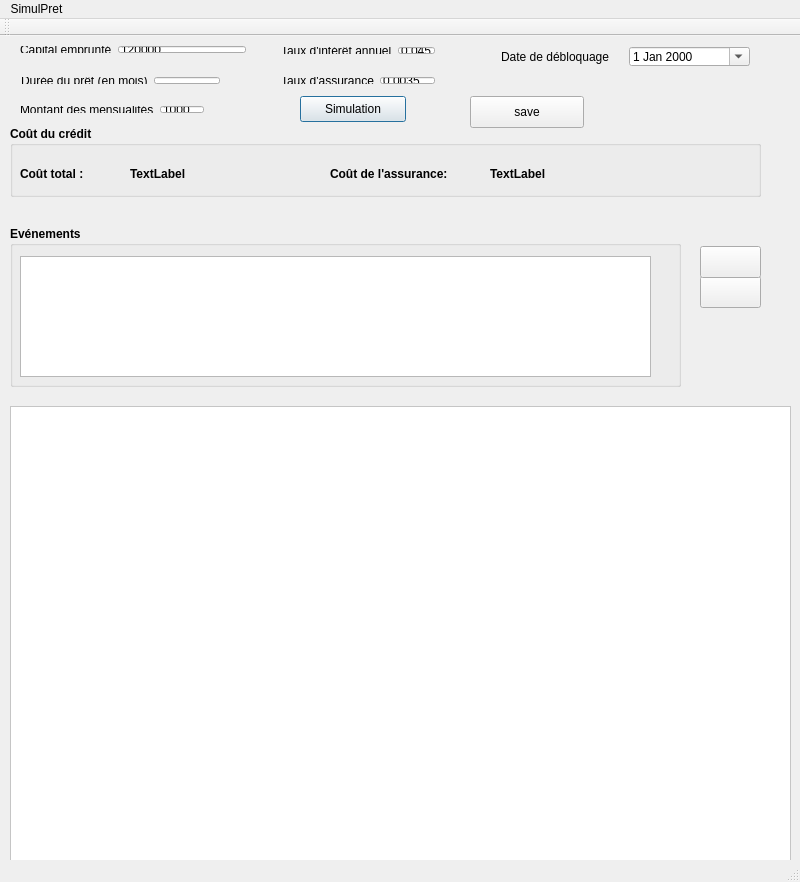
<?xml version="1.0" encoding="UTF-8"?>
<ui version="4.0">
 <class>MainWindow</class>
 <widget class="QMainWindow" name="MainWindow">
  <property name="geometry">
   <rect>
    <x>0</x>
    <y>0</y>
    <width>800</width>
    <height>882</height>
   </rect>
  </property>
  <property name="windowTitle">
   <string>MainWindow</string>
  </property>
  <widget class="QWidget" name="centralWidget">
   <widget class="QTableView" name="tableView">
    <property name="geometry">
     <rect>
      <x>10</x>
      <y>370</y>
      <width>781</width>
      <height>461</height>
     </rect>
    </property>
    <property name="palette">
     <palette>
      <active>
       <colorrole role="Button">
        <brush brushstyle="SolidPattern">
         <color alpha="255">
          <red>255</red>
          <green>255</green>
          <blue>255</blue>
         </color>
        </brush>
       </colorrole>
       <colorrole role="Base">
        <brush brushstyle="SolidPattern">
         <color alpha="255">
          <red>255</red>
          <green>255</green>
          <blue>255</blue>
         </color>
        </brush>
       </colorrole>
       <colorrole role="Window">
        <brush brushstyle="SolidPattern">
         <color alpha="255">
          <red>255</red>
          <green>255</green>
          <blue>255</blue>
         </color>
        </brush>
       </colorrole>
       <colorrole role="AlternateBase">
        <brush brushstyle="SolidPattern">
         <color alpha="255">
          <red>128</red>
          <green>128</green>
          <blue>128</blue>
         </color>
        </brush>
       </colorrole>
      </active>
      <inactive>
       <colorrole role="Button">
        <brush brushstyle="SolidPattern">
         <color alpha="255">
          <red>255</red>
          <green>255</green>
          <blue>255</blue>
         </color>
        </brush>
       </colorrole>
       <colorrole role="Base">
        <brush brushstyle="SolidPattern">
         <color alpha="255">
          <red>255</red>
          <green>255</green>
          <blue>255</blue>
         </color>
        </brush>
       </colorrole>
       <colorrole role="Window">
        <brush brushstyle="SolidPattern">
         <color alpha="255">
          <red>255</red>
          <green>255</green>
          <blue>255</blue>
         </color>
        </brush>
       </colorrole>
       <colorrole role="AlternateBase">
        <brush brushstyle="SolidPattern">
         <color alpha="255">
          <red>128</red>
          <green>128</green>
          <blue>128</blue>
         </color>
        </brush>
       </colorrole>
      </inactive>
      <disabled>
       <colorrole role="Button">
        <brush brushstyle="SolidPattern">
         <color alpha="255">
          <red>255</red>
          <green>255</green>
          <blue>255</blue>
         </color>
        </brush>
       </colorrole>
       <colorrole role="Base">
        <brush brushstyle="SolidPattern">
         <color alpha="255">
          <red>255</red>
          <green>255</green>
          <blue>255</blue>
         </color>
        </brush>
       </colorrole>
       <colorrole role="Window">
        <brush brushstyle="SolidPattern">
         <color alpha="255">
          <red>255</red>
          <green>255</green>
          <blue>255</blue>
         </color>
        </brush>
       </colorrole>
       <colorrole role="AlternateBase">
        <brush brushstyle="SolidPattern">
         <color alpha="255">
          <red>128</red>
          <green>128</green>
          <blue>128</blue>
         </color>
        </brush>
       </colorrole>
      </disabled>
     </palette>
    </property>
    <property name="styleSheet">
     <string notr="true">QTableView  {
     alternate-background-color: grey;
     background: white;
 }</string>
    </property>
    <property name="alternatingRowColors">
     <bool>true</bool>
    </property>
   </widget>
   <widget class="QWidget" name="layoutWidget">
    <property name="geometry">
     <rect>
      <x>9</x>
      <y>-1</y>
      <width>248</width>
      <height>29</height>
     </rect>
    </property>
    <layout class="QHBoxLayout" name="horizontalLayout_2">
     <item>
      <widget class="QLabel" name="labelCapitalEmprunte">
       <property name="text">
        <string>Capital emprunté</string>
       </property>
      </widget>
     </item>
     <item>
      <widget class="QLineEdit" name="capitalEmprunte">
       <property name="text">
        <string>120000</string>
       </property>
      </widget>
     </item>
    </layout>
   </widget>
   <widget class="QWidget" name="layoutWidget">
    <property name="geometry">
     <rect>
      <x>10</x>
      <y>30</y>
      <width>221</width>
      <height>29</height>
     </rect>
    </property>
    <layout class="QHBoxLayout" name="horizontalLayout">
     <item>
      <widget class="QLabel" name="labelDuree">
       <property name="text">
        <string>Durée du prêt (en mois)</string>
       </property>
      </widget>
     </item>
     <item>
      <widget class="QLineEdit" name="duree">
       <property name="text">
        <string/>
       </property>
      </widget>
     </item>
    </layout>
   </widget>
   <widget class="QWidget" name="layoutWidget">
    <property name="geometry">
     <rect>
      <x>9</x>
      <y>59</y>
      <width>206</width>
      <height>29</height>
     </rect>
    </property>
    <layout class="QHBoxLayout" name="horizontalLayout_3">
     <item>
      <widget class="QLabel" name="labelMensualite">
       <property name="text">
        <string>Montant des mensualités</string>
       </property>
      </widget>
     </item>
     <item>
      <widget class="QLineEdit" name="mensualite">
       <property name="text">
        <string>1000</string>
       </property>
      </widget>
     </item>
    </layout>
   </widget>
   <widget class="QPushButton" name="simulationButton">
    <property name="geometry">
     <rect>
      <x>300</x>
      <y>60</y>
      <width>106</width>
      <height>26</height>
     </rect>
    </property>
    <property name="text">
     <string>Simulation</string>
    </property>
    <property name="default">
     <bool>true</bool>
    </property>
   </widget>
   <widget class="QWidget" name="layoutWidget_2">
    <property name="geometry">
     <rect>
      <x>270</x>
      <y>0</y>
      <width>176</width>
      <height>29</height>
     </rect>
    </property>
    <layout class="QHBoxLayout" name="horizontalLayout_4">
     <item>
      <widget class="QLabel" name="labelTaux">
       <property name="text">
        <string>Taux d'intérêt annuel</string>
       </property>
      </widget>
     </item>
     <item>
      <widget class="QLineEdit" name="tauxPret">
       <property name="text">
        <string notr="true">0.045</string>
       </property>
      </widget>
     </item>
    </layout>
   </widget>
   <widget class="QPushButton" name="pushButton">
    <property name="geometry">
     <rect>
      <x>470</x>
      <y>60</y>
      <width>114</width>
      <height>32</height>
     </rect>
    </property>
    <property name="text">
     <string>save</string>
    </property>
   </widget>
   <widget class="QWidget" name="layoutWidget_3">
    <property name="geometry">
     <rect>
      <x>270</x>
      <y>30</y>
      <width>176</width>
      <height>29</height>
     </rect>
    </property>
    <layout class="QHBoxLayout" name="horizontalLayout_5">
     <item>
      <widget class="QLabel" name="labelTauxAss">
       <property name="text">
        <string>Taux d'assurance</string>
       </property>
      </widget>
     </item>
     <item>
      <widget class="QLineEdit" name="tauxAssurance">
       <property name="text">
        <string notr="true">0.0035</string>
       </property>
      </widget>
     </item>
    </layout>
   </widget>
   <widget class="QWidget" name="horizontalLayoutWidget">
    <property name="geometry">
     <rect>
      <x>490</x>
      <y>0</y>
      <width>271</width>
      <height>41</height>
     </rect>
    </property>
    <layout class="QHBoxLayout" name="horizontalLayout_6">
     <item>
      <widget class="QLabel" name="labelDate">
       <property name="text">
        <string>Date de débloquage</string>
       </property>
      </widget>
     </item>
     <item>
      <widget class="QDateEdit" name="dateDebloquage">
       <property name="calendarPopup">
        <bool>true</bool>
       </property>
      </widget>
     </item>
    </layout>
   </widget>
   <widget class="QGroupBox" name="groupeCoutCredit">
    <property name="geometry">
     <rect>
      <x>10</x>
      <y>90</y>
      <width>751</width>
      <height>71</height>
     </rect>
    </property>
    <property name="font">
     <font>
      <weight>75</weight>
      <bold>true</bold>
     </font>
    </property>
    <property name="title">
     <string>Coût du crédit</string>
    </property>
    <widget class="QLabel" name="labelCoutInteret">
     <property name="geometry">
      <rect>
       <x>120</x>
       <y>40</y>
       <width>91</width>
       <height>16</height>
      </rect>
     </property>
     <property name="text">
      <string>TextLabel</string>
     </property>
    </widget>
    <widget class="QLabel" name="labelCoutAssurance">
     <property name="geometry">
      <rect>
       <x>480</x>
       <y>40</y>
       <width>121</width>
       <height>16</height>
      </rect>
     </property>
     <property name="text">
      <string>TextLabel</string>
     </property>
    </widget>
    <widget class="QLabel" name="label">
     <property name="geometry">
      <rect>
       <x>10</x>
       <y>40</y>
       <width>101</width>
       <height>16</height>
      </rect>
     </property>
     <property name="text">
      <string>Coût total :</string>
     </property>
    </widget>
    <widget class="QLabel" name="label_2">
     <property name="geometry">
      <rect>
       <x>320</x>
       <y>40</y>
       <width>141</width>
       <height>16</height>
      </rect>
     </property>
     <property name="text">
      <string>Coût de l'assurance:</string>
     </property>
    </widget>
   </widget>
   <widget class="QGroupBox" name="groupeEvenement">
    <property name="geometry">
     <rect>
      <x>10</x>
      <y>190</y>
      <width>671</width>
      <height>161</height>
     </rect>
    </property>
    <property name="font">
     <font>
      <weight>75</weight>
      <bold>true</bold>
     </font>
    </property>
    <property name="title">
     <string>Evénements</string>
    </property>
    <widget class="QTableView" name="evenementsTable">
     <property name="geometry">
      <rect>
       <x>10</x>
       <y>30</y>
       <width>631</width>
       <height>121</height>
      </rect>
     </property>
    </widget>
   </widget>
   <widget class="QPushButton" name="boutonSupprimerEvenement">
    <property name="geometry">
     <rect>
      <x>700</x>
      <y>240</y>
      <width>61</width>
      <height>32</height>
     </rect>
    </property>
    <property name="text">
     <string/>
    </property>
    <property name="icon">
     <iconset resource="../../resources/simulpret-resources.qrc">
      <normaloff>:/simulpret/icons/delete.png</normaloff>:/simulpret/icons/delete.png</iconset>
    </property>
   </widget>
   <widget class="QPushButton" name="boutonAjouterEvenement">
    <property name="geometry">
     <rect>
      <x>700</x>
      <y>210</y>
      <width>61</width>
      <height>32</height>
     </rect>
    </property>
    <property name="text">
     <string/>
    </property>
    <property name="icon">
     <iconset resource="../../resources/simulpret-resources.qrc">
      <normaloff>:/simulpret/icons/plus.png</normaloff>:/simulpret/icons/plus.png</iconset>
    </property>
   </widget>
  </widget>
  <widget class="QMenuBar" name="menuBar">
   <property name="geometry">
    <rect>
     <x>0</x>
     <y>0</y>
     <width>800</width>
     <height>22</height>
    </rect>
   </property>
   <widget class="QMenu" name="menuSimulPret">
    <property name="title">
     <string>SimulPret</string>
    </property>
    <addaction name="actionNouveau_projet"/>
    <addaction name="actionOuvrir"/>
    <addaction name="actionSauvegarder"/>
    <addaction name="actionQuitter"/>
   </widget>
   <addaction name="menuSimulPret"/>
  </widget>
  <widget class="QToolBar" name="mainToolBar">
   <attribute name="toolBarArea">
    <enum>TopToolBarArea</enum>
   </attribute>
   <attribute name="toolBarBreak">
    <bool>false</bool>
   </attribute>
  </widget>
  <widget class="QStatusBar" name="statusBar"/>
  <action name="actionNouveau_projet">
   <property name="text">
    <string>Nouveau projet</string>
   </property>
   <property name="shortcut">
    <string>Meta+N</string>
   </property>
  </action>
  <action name="actionOuvrir">
   <property name="text">
    <string>Ouvrir ...</string>
   </property>
  </action>
  <action name="actionQuitter">
   <property name="text">
    <string>Quitter</string>
   </property>
   <property name="shortcut">
    <string>Meta+Q</string>
   </property>
  </action>
  <action name="actionSauvegarder">
   <property name="text">
    <string>Sauvegarder</string>
   </property>
   <property name="shortcut">
    <string>Meta+S</string>
   </property>
  </action>
 </widget>
 <layoutdefault spacing="6" margin="11"/>
 <resources>
  <include location="../../resources/simulpret-resources.qrc"/>
 </resources>
 <connections>
  <connection>
   <sender>actionQuitter</sender>
   <signal>triggered()</signal>
   <receiver>MainWindow</receiver>
   <slot>close()</slot>
   <hints>
    <hint type="sourcelabel">
     <x>-1</x>
     <y>-1</y>
    </hint>
    <hint type="destinationlabel">
     <x>299</x>
     <y>199</y>
    </hint>
   </hints>
  </connection>
 </connections>
 <slots>
  <slot>on_menuNouveauProjet_clicked()</slot>
 </slots>
</ui>
